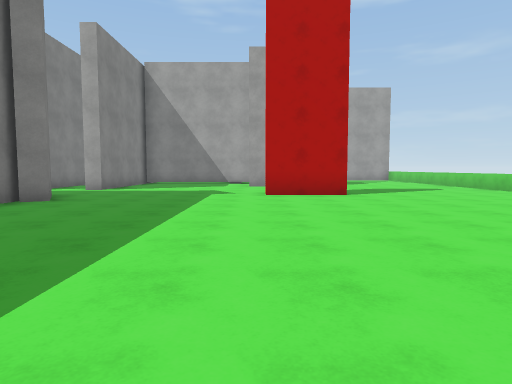
[1] (above)

16 first-person views from a walk through a Unity game level. The camera is 1.3 m above the floor, tilts 4° down and sees 75° across. The floor is counted in squares, 2 m on a side. Each view is taken from the middle of a square. On the plan, view 1 faces up. The plan holds only what a view shows up to about 10 squares ahead; the rest is blank. The player is left out. Surface patterns are stand-ins for the level's own textures.

[2]
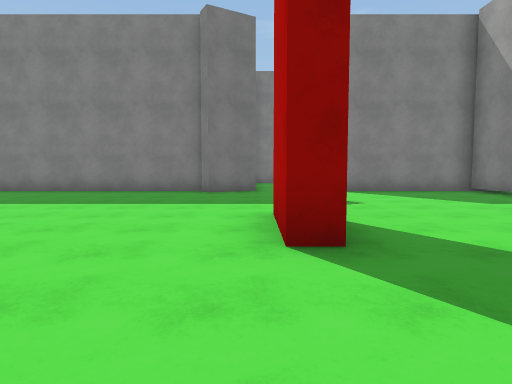

[3]
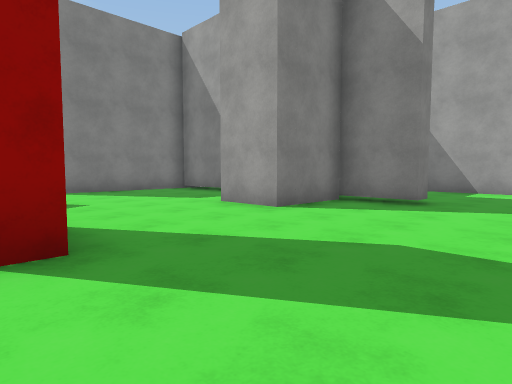

[4]
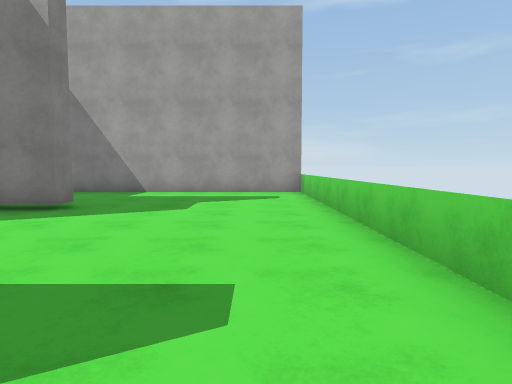

[5]
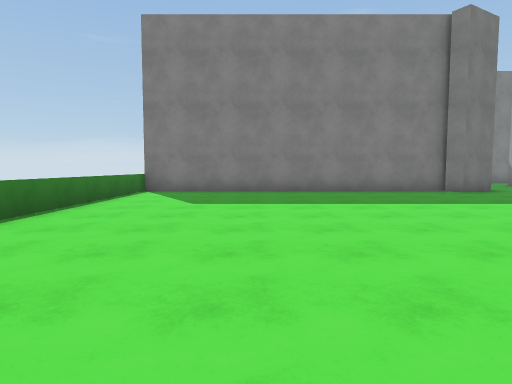

[6]
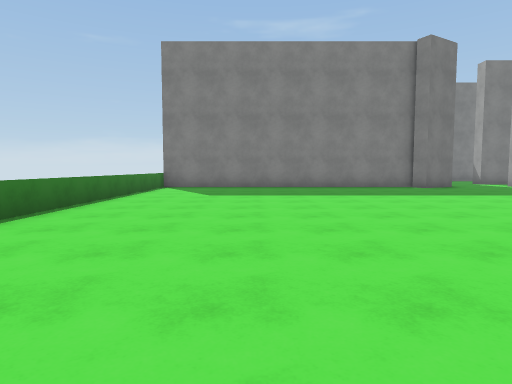

[7]
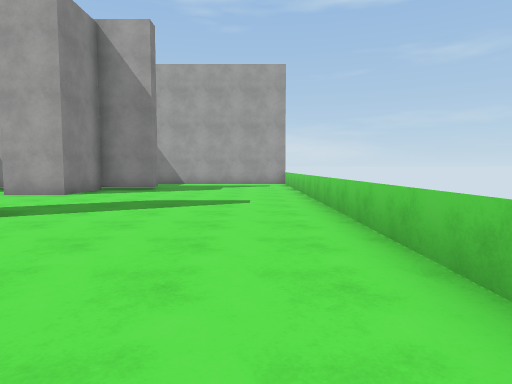

[8]
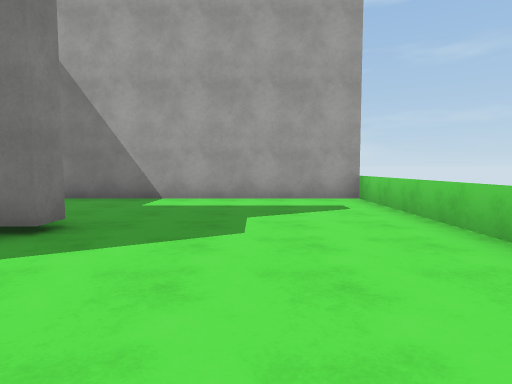

[9]
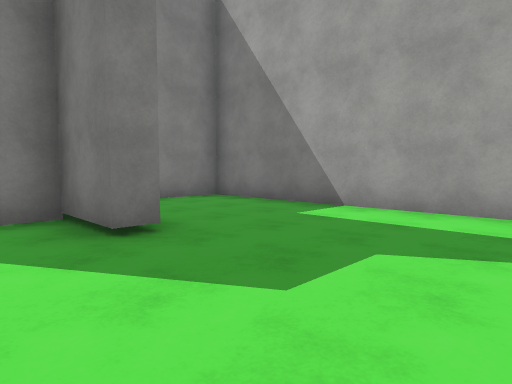

[10]
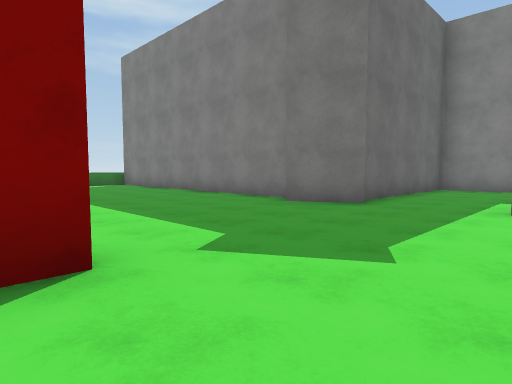

[11]
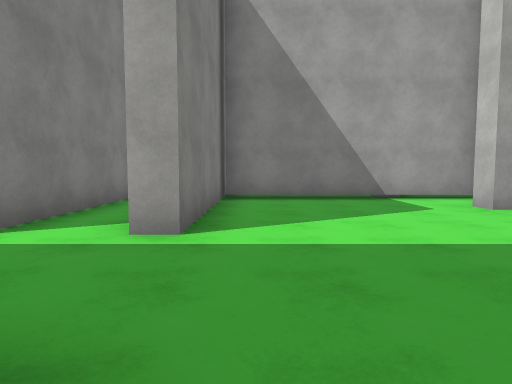

[12]
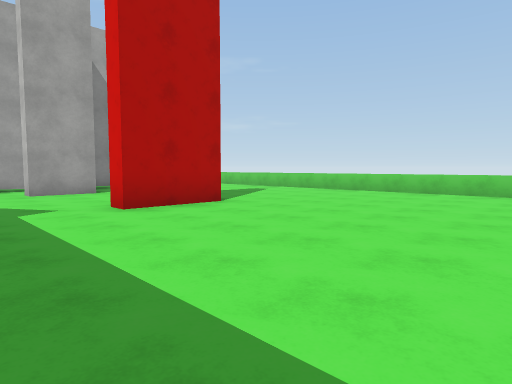

[13]
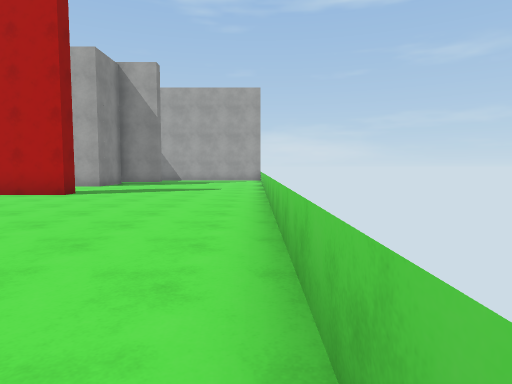

[14]
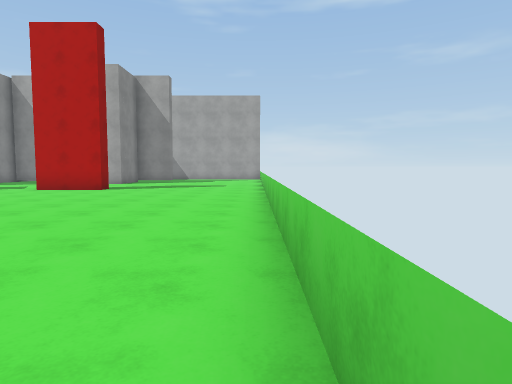

[15]
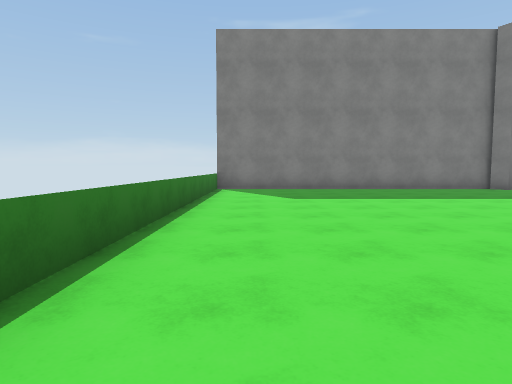

[16]
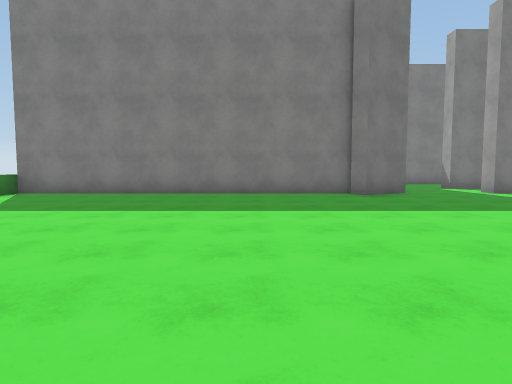

### Floor plan
Points are (right, up) in squares from view 1. A wall is a line through its corners. A room is listed if a view was taken in it or the views show most of it. See-through windows are left out.
Room 1 (views 1, 2, 3, 4, 5, 6, 7, 8, 9, 10, 11, 12, 13, 14, 15, 16)
walls: (2.3, 8.9) (2.3, 8.2) (0.3, 8.2) (0.3, 8.8) (0.8, 8.8); (-4.7, 6.5) (-4.7, -2.2); (-4.9, 8) (-4.6, 7.4); (0.8, 14.2) (-4.7, 14.2); (2.8, 14.7) (2.8, 14.2) (1.3, 14.2) (1.3, 12.2) (-0.2, 12.2) (-0.2, 12.8); (-4.7, 15.2) (-4.7, 10.3) (-5.2, 10.3); (7.3, 18.3) (-0.7, 18.3) (-0.7, 16.6)
low walls: (7.3, -1.8) (7.3, 18.3); (-4.7, -2.2) (4.5, -2.2)
ways out: opening at (-5, 9.5)

Positions as (right, up) in squares from view 1, and headings:
1: (0, 0), facing up
2: (5, 8), facing left
3: (5, 8), facing up-left
4: (6, 9), facing up
5: (5, 1), facing left
6: (7, 1), facing left
7: (6, 4), facing up
8: (5, 11), facing up
9: (6, 13), facing up-left
10: (1, 11), facing down-left
11: (-4, 7), facing up
12: (-2, 3), facing up-right
13: (7, 0), facing up
14: (7, -2), facing up
15: (6, -1), facing left
16: (4, 4), facing left
